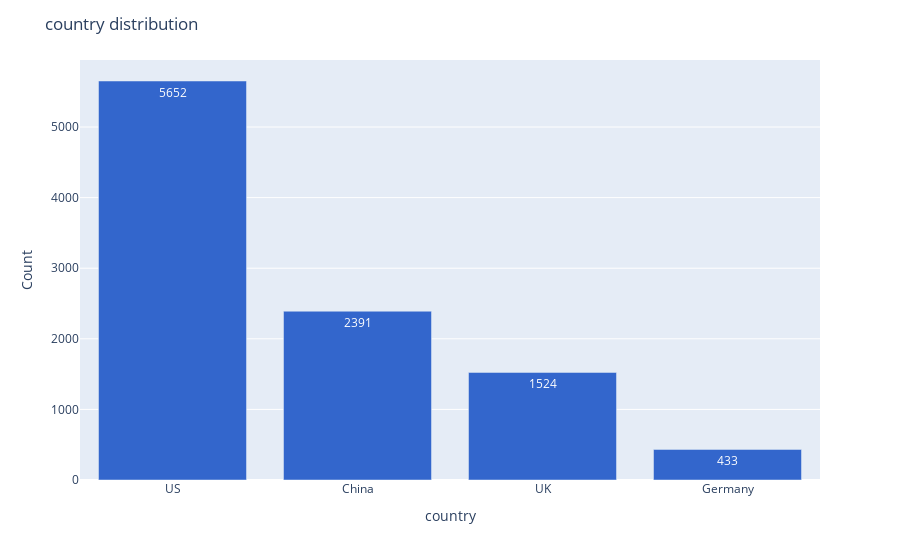
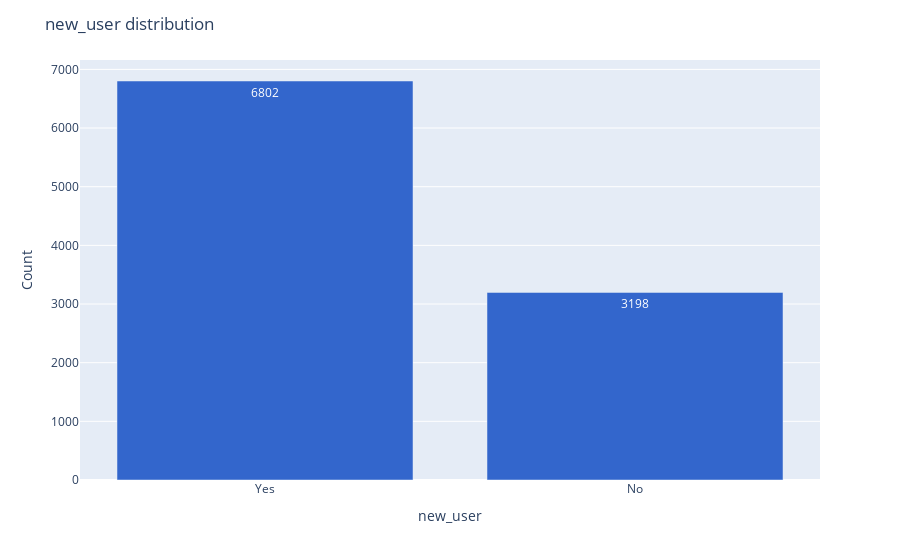
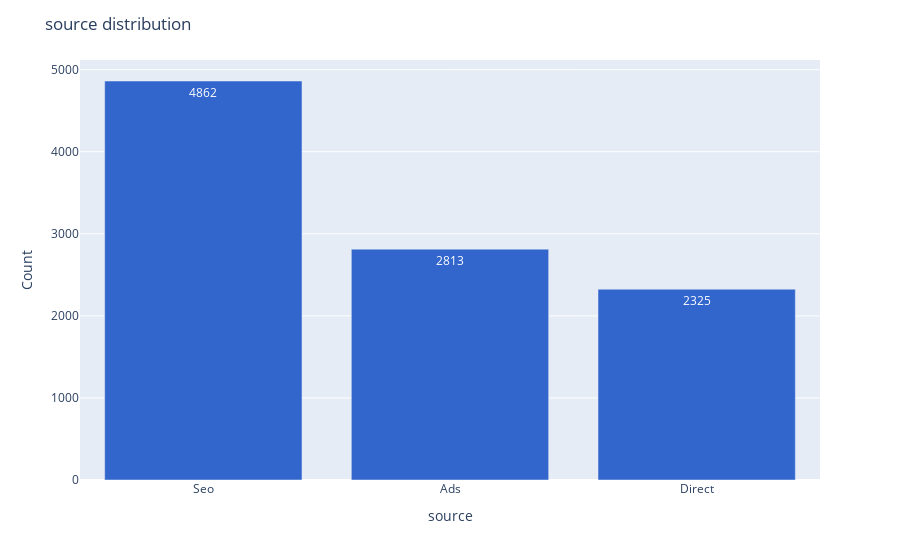

These figures' notebook cell, in order:
### Markdown cell above
#### Categorical variables

### Code cell
categorical_features = data_sample.drop("converted", axis=1).select_dtypes(include=["object"]).columns

for feature in categorical_features:
    df_grouped = data_sample[feature].value_counts().reset_index()
    df_grouped.columns = [feature, "count"]

    fig = px.bar(
        df_grouped,
        x=feature,
        y="count",
        text="count",
        color_discrete_sequence=px.colors.qualitative.G10
    )

    fig.update_layout(
        title=f"{feature} distribution",
        xaxis_title=feature,
        yaxis_title="Count")
    
    fig.show()

### Figure 1 — Plotly figure (JSON) as saved in the notebook; plotly's stock layout.template omitted (floating-point values rounded to 4 significant figures)
{"data": [{"alignmentgroup": "True", "hovertemplate": "country=%{x}<br>count=%{text}<extra></extra>", "legendgroup": "", "marker": {"color": "#3366CC", "pattern": {"shape": ""}}, "name": "", "offsetgroup": "", "orientation": "v", "showlegend": false, "text": [5652, 2391, 1524, 433], "textposition": "auto", "type": "bar", "x": ["US", "China", "UK", "Germany"], "xaxis": "x", "y": [5652, 2391, 1524, 433], "yaxis": "y"}], "layout": {"barmode": "relative", "legend": {"tracegroupgap": 0}, "margin": {"t": 60}, "title": {"text": "country distribution"}, "xaxis": {"anchor": "y", "domain": [0, 1], "title": {"text": "country"}}, "yaxis": {"anchor": "x", "domain": [0, 1], "title": {"text": "Count"}}}}

### Figure 2 — Plotly figure (JSON) as saved in the notebook; plotly's stock layout.template omitted (floating-point values rounded to 4 significant figures)
{"data": [{"alignmentgroup": "True", "hovertemplate": "new_user=%{x}<br>count=%{text}<extra></extra>", "legendgroup": "", "marker": {"color": "#3366CC", "pattern": {"shape": ""}}, "name": "", "offsetgroup": "", "orientation": "v", "showlegend": false, "text": [6802, 3198], "textposition": "auto", "type": "bar", "x": ["Yes", "No"], "xaxis": "x", "y": [6802, 3198], "yaxis": "y"}], "layout": {"barmode": "relative", "legend": {"tracegroupgap": 0}, "margin": {"t": 60}, "title": {"text": "new_user distribution"}, "xaxis": {"anchor": "y", "domain": [0, 1], "title": {"text": "new_user"}}, "yaxis": {"anchor": "x", "domain": [0, 1], "title": {"text": "Count"}}}}

### Figure 3 — Plotly figure (JSON) as saved in the notebook; plotly's stock layout.template omitted (floating-point values rounded to 4 significant figures)
{"data": [{"alignmentgroup": "True", "hovertemplate": "source=%{x}<br>count=%{text}<extra></extra>", "legendgroup": "", "marker": {"color": "#3366CC", "pattern": {"shape": ""}}, "name": "", "offsetgroup": "", "orientation": "v", "showlegend": false, "text": [4862, 2813, 2325], "textposition": "auto", "type": "bar", "x": ["Seo", "Ads", "Direct"], "xaxis": "x", "y": [4862, 2813, 2325], "yaxis": "y"}], "layout": {"barmode": "relative", "legend": {"tracegroupgap": 0}, "margin": {"t": 60}, "title": {"text": "source distribution"}, "xaxis": {"anchor": "y", "domain": [0, 1], "title": {"text": "source"}}, "yaxis": {"anchor": "x", "domain": [0, 1], "title": {"text": "Count"}}}}
